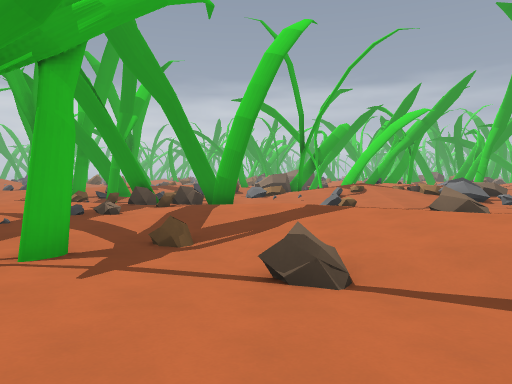
view 1 (above)

24 first-person views from a walk through a level from a Godot 3-D game. The camera is 1.5 m above the floor, tilts 2° down and sees 70° across. The floor is counted in squares, 2.25 m on a side. Each view is taken from the middle of a square. On the plan, view 1 faces up. The plan holds only what a view shows up to about 11 squares ahead; the rest is blank. The place goes on beyond the plan. Some surface patterns are stand-ins.

view 2
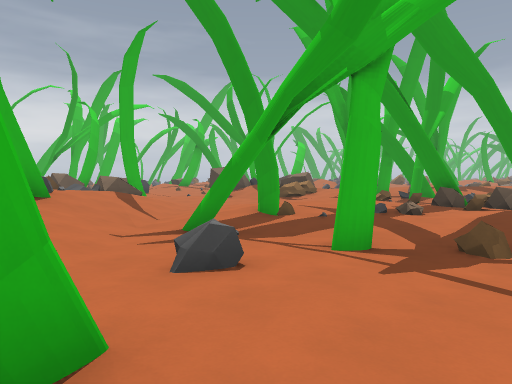

view 3
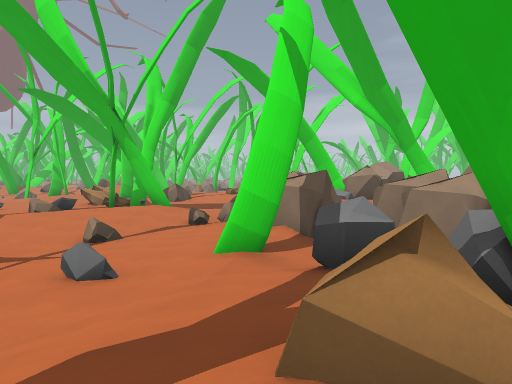

view 4
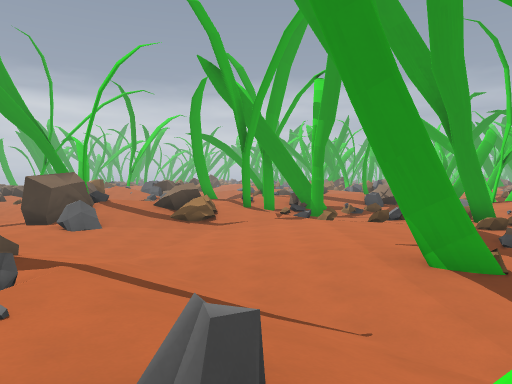

view 5
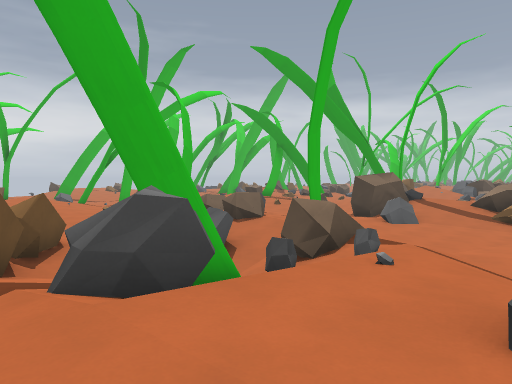

view 6
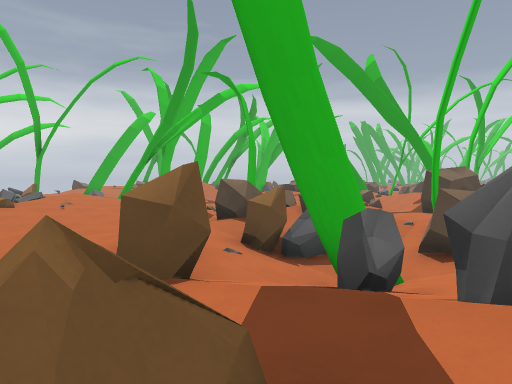

view 7
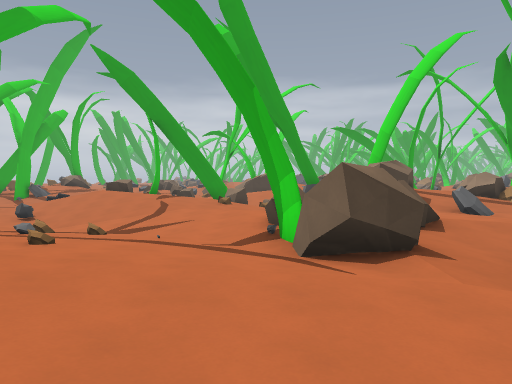

view 8
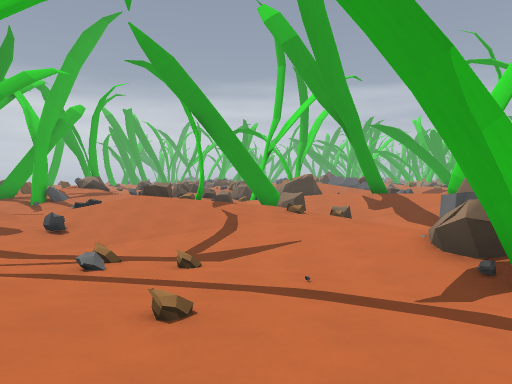

view 9
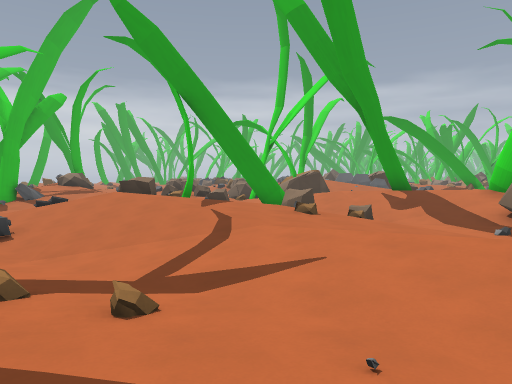

view 10
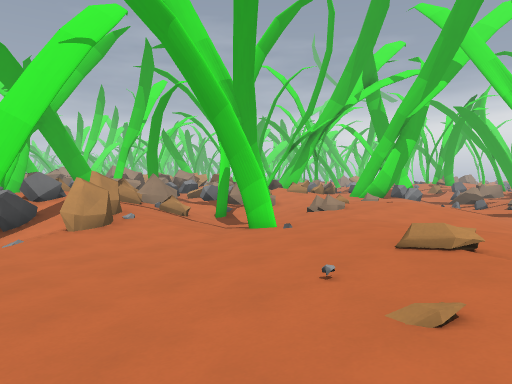

view 11
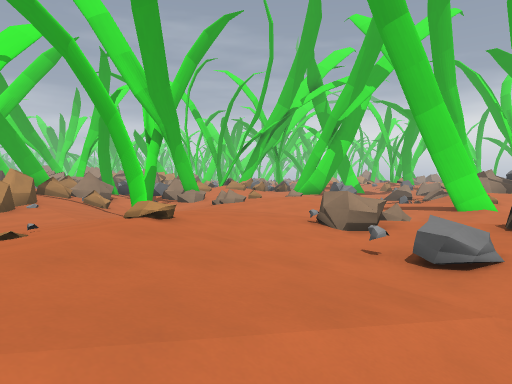

view 12
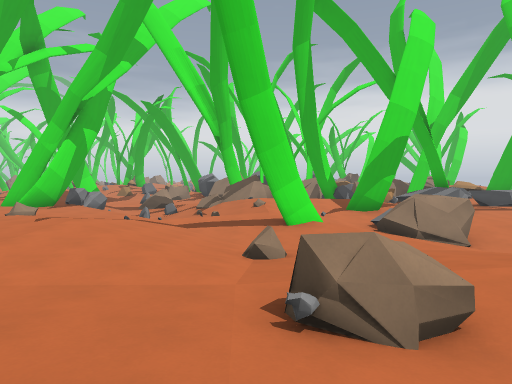

view 13
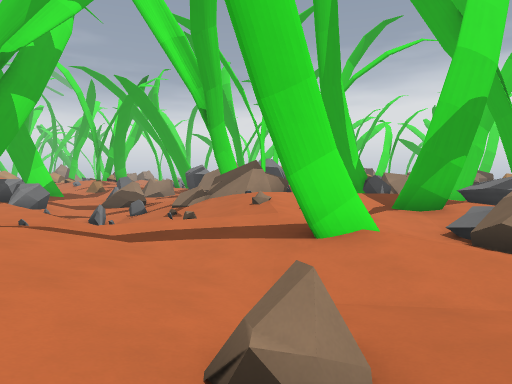

view 14
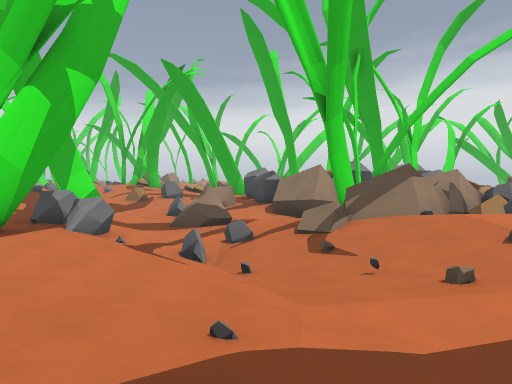

view 15
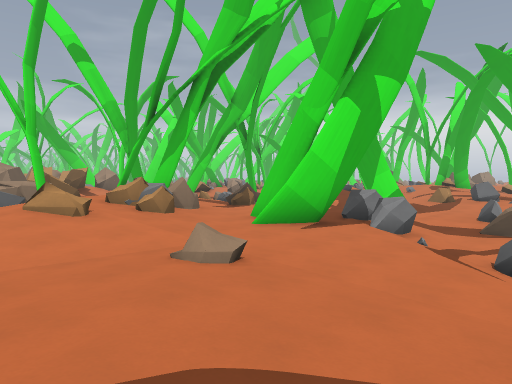

view 16
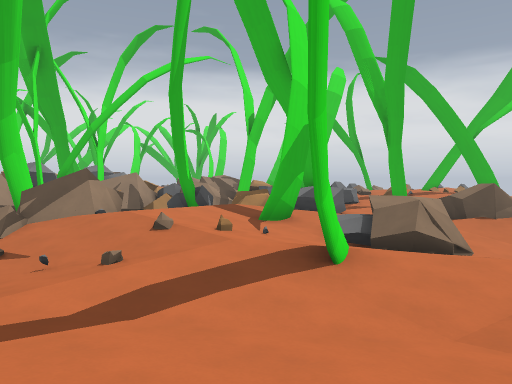

view 17
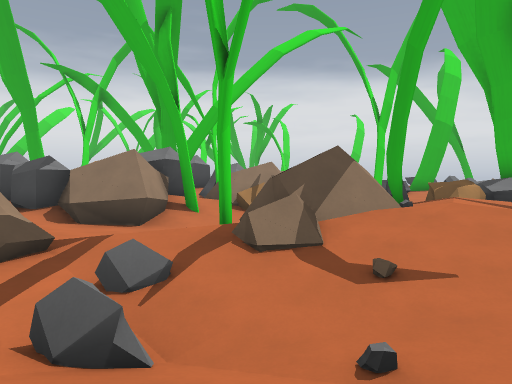

view 18
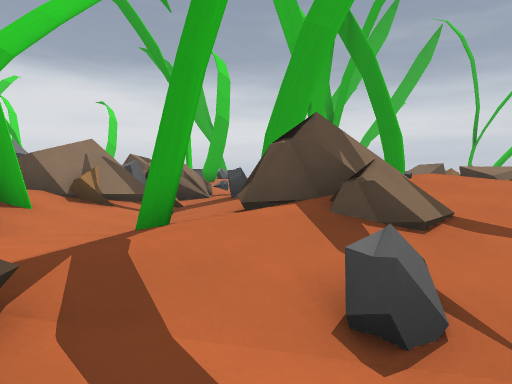

view 19
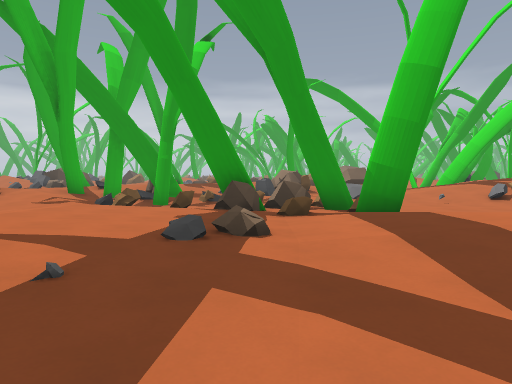

view 20
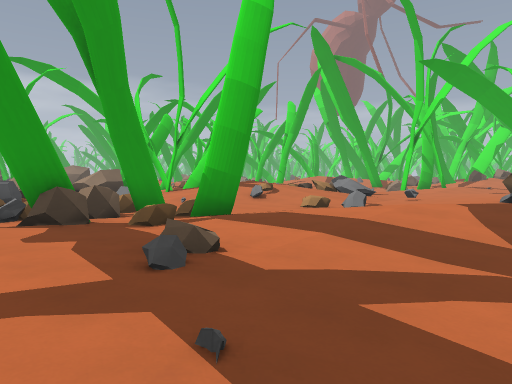

view 21
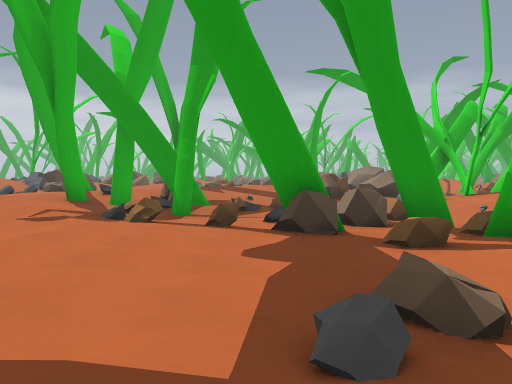

view 22
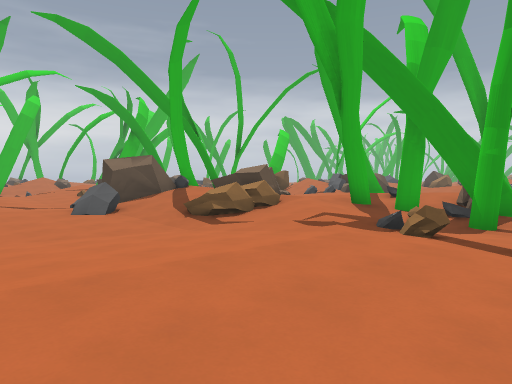

view 23
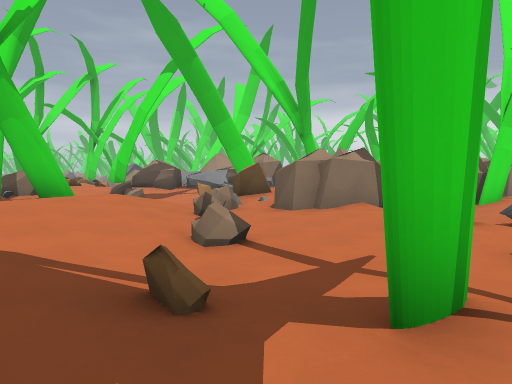

view 24
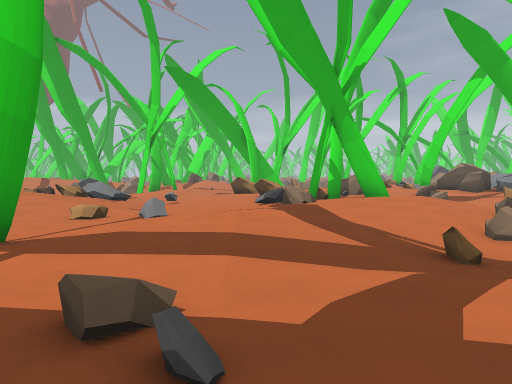

### Floor plan
Key: @ floor where view 1 was taken; # wall or solid block; x gap in a wall; . main floor; : floor 0.25 m higher than the main floor; - floor 0.25 m lower than the main floor; + floor 0.5 m higher than the main floor; _ floor 0.5 m lower than the main floor; * floor 0.75 m higher than the main floor; < floor 0.75 m lower than the main floor; % floor 1 m higher than the main floor; ( floor 1 m lower than the main floor; ! floor 1.25 m lower than the main floor; ? floor 1.5 m lower than the main floor; / step, stairs or slope; = window, fence, low wall or low ledge; ^ raised ledge; v drop or lower ground.
Columns run from 26 left of view 1 to 6 right of it. Each row starts with its distance up from view 1.
 16        ////      +..=:.    /#
 15    ^   ^<///     +###-/=  /.+*/
 14 _/+*++ /////#   #+.____   -.//%
 13 <///++:.- </##*=#::-__//_=--.=/+=
 12 <=///:..- __#++:/.:.=___^/---.::/
 11 <(!///.--____...=--...-#-/_---...
 10  <(!(_-.--__-^/___-....#/#---/---
  9   <((<_..#----____-....-..../----
  8   __=<_-./:.-.-___-....=.:::.....
  7    -/___/=##..-___-....-..:+::...
  6     .----#.__/#//__-#/----.:+=:=
  5     :...-#/_#(#///_----__=-.+++:#
  4      +::..-##?//=//_-#__#__.:+++#
  3   //*++:...//#///*//____-_=///+ #
  2   /+**+:...=##=//%=#//_=---__/:
  1   /:++/+:...##//#%% ///--.---^-
  0   --.:++:.-..:++%%%%*+:.-#@##=##
 -1    =/.++:.#__-.#+   #++:#_/#  =
 -2    ..^/::.-_<_=      #  -< #
 -3    ^.^....._<(/          _ ##
 -4    ..--..:./_            /#
 -5    --_/.:::/             /#
 -6   /___/-.+:
 -7   (__<(_-:+:.
 -8  =#=___<-.::..:+/
 -9   ==_#-__-..=.:=*  ^/
-10   //_-.-__---.:+/   #
-11  -__-//__<---..:=
-12 ^.#/.:+////--#..#
-13 ^^::++///////##/.:
-14 ^//:./////#(##. ..
-15   ##_/##-/((<#.
-16 =<_x<<<#__//(_
-17 ^#=x(!!(<<//__
-18  ^v##_/#<__#__#
-19     #.###_  __
-20     #####_

Positions as (right, up) in squares from view 1, and headings:
1: (0, 0), facing up
2: (0, 0), facing up-left
3: (-7, 0), facing right
4: (-8, 1), facing up
5: (-8, 0), facing up-left
6: (-10, -1), facing up-left
7: (-18, 1), facing up
8: (-20, 3), facing up
9: (-20, 5), facing up
10: (-21, 4), facing down-right
11: (-24, 3), facing down-right
12: (-20, 0), facing down
13: (-20, -4), facing down
14: (-17, -7), facing down
15: (-17, -7), facing down-right
16: (-17, -6), facing down-left
17: (-15, -11), facing down-left
18: (-15, -15), facing left
19: (-3, 4), facing up
20: (-5, 5), facing up-right
21: (-4, 6), facing up
22: (-4, 7), facing up-left
23: (-3, 6), facing down-right
24: (-5, 7), facing right
